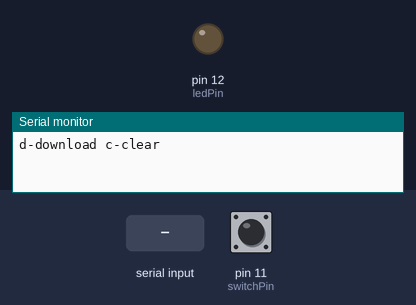
Bench run of a sketch on a simulated Arduino Uno, built with avr-gcc and run on an emulated ATmega328P. Parts: output pins drawn as LEDs (lit = HIGH), the last lines printed to the serial monitor. Dashed ring = blinking. The test bench sets the inputs (shaded band); at power-on: pin 11 (switchPin) HIGH.

Above: at 1.2 s.
1.3 s: pin 11 (switchPin) pulled LOW for 0.15 s
At 2.01 s:
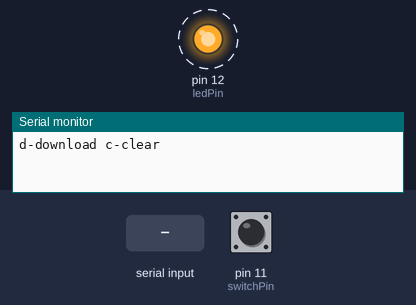
4.4 s: "d" received over Serial
At 5.5 s:
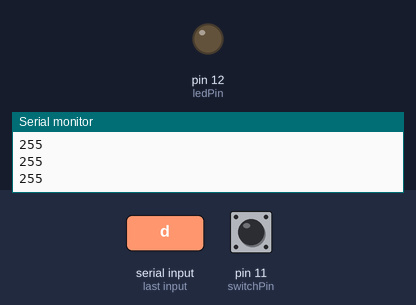
Timing chart, 0 to 7.4 s (numbered marks = the images above; inputs shaded):
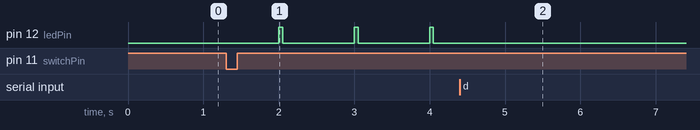

The sketch:

ch_32_light_logger.ino
```cpp
#include <EEPROM.h>
#include <Timer.h>


const int sensorPin = A0;
const int ledPin = 12;
const int maxNumReadings = 1024;
const int switchPin = 11;
const long readingPeriod = 60; // 60 seconds (17 hours worth)

boolean recording = false;
int readingIndex = 0;
Timer t;

void setup()
{
  pinMode(ledPin, OUTPUT);
  pinMode(switchPin, INPUT_PULLUP);
  Serial.begin(9600);
  while (! Serial) {};
  Serial.println("d-download c-clear");
  t.every(readingPeriod * 1000L, takeReading);
  t.every(1000, updateLED);
}

void loop()
{
  if (Serial.available())
  {
    char ch = Serial.read();
    if (ch == 'd')
    {
      recording = false;
      dump();
    }
    else if (ch == 'c')
    {
      recording = false;
      clear();
    }
  }
  if (digitalRead(switchPin) == LOW)
  {
    recording = true;
  }
  t.update();
}

void takeReading()
{
  if (recording && readingIndex < maxNumReadings)
  {
    digitalWrite(ledPin, LOW);
    int raw = analogRead(sensorPin);
    // 0 to 1024 log10 0 to 3
    byte reading = byte(log10(float(raw)) * 80.0);
    Serial.println(reading);
    EEPROM.write(readingIndex, reading);
    readingIndex++;
  }
}

void updateLED()
{
  if (recording)
  {
    digitalWrite(ledPin, HIGH);
    delay(50);
    digitalWrite(ledPin, LOW);
  }
}

void clear()
{
  for (int i = 0; i < maxNumReadings; i++)
  {
    EEPROM.write(i, 0);
  }
  readingIndex = 0;
  Serial.println("Cleared");
}

void dump()
{
  for (int i = 0; i < maxNumReadings; i++)
  {
    Serial.println(EEPROM.read(i));
  }
}
```

Measured:
- after the input at 1.3 s, pin 12 (ledPin): alternates HIGH for 0.05 s and LOW for 0.95 s, starting after 0.70 s
- after the input at 4.4 s, pin 12 (ledPin): stops changing and stays LOW
